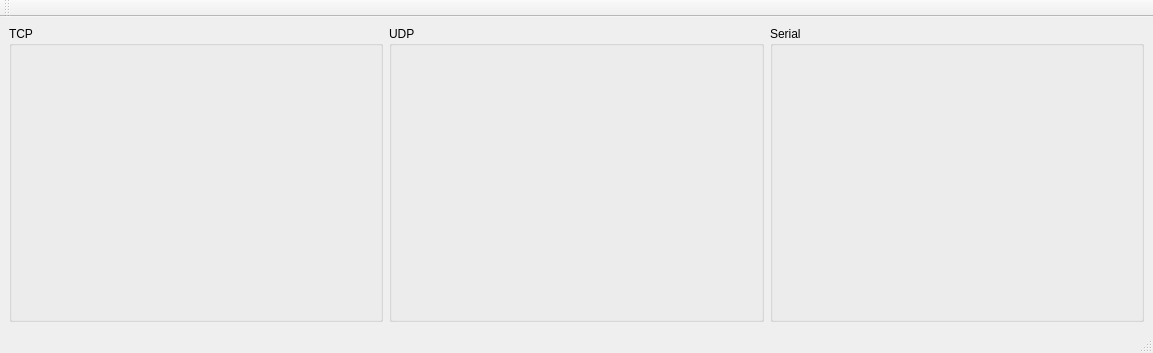
<?xml version="1.0" encoding="UTF-8"?>
<ui version="4.0">
 <class>Sender</class>
 <widget class="QMainWindow" name="Sender">
  <property name="geometry">
   <rect>
    <x>0</x>
    <y>0</y>
    <width>1153</width>
    <height>353</height>
   </rect>
  </property>
  <property name="windowTitle">
   <string>Sender</string>
  </property>
  <widget class="QWidget" name="centralwidget">
   <layout class="QHBoxLayout" name="horizontalLayout_16">
    <item>
     <widget class="QGroupBox" name="groupBox">
      <property name="title">
       <string>TCP</string>
      </property>
      <layout class="QVBoxLayout" name="verticalLayout_2">
       <item>
        <widget class="DataSendWidget" name="tcp_widget" native="true"/>
       </item>
      </layout>
     </widget>
    </item>
    <item>
     <widget class="QGroupBox" name="groupBox_3">
      <property name="title">
       <string>UDP</string>
      </property>
      <layout class="QVBoxLayout" name="verticalLayout_3">
       <item>
        <widget class="DataSendWidget" name="udp_widget" native="true"/>
       </item>
      </layout>
     </widget>
    </item>
    <item>
     <widget class="QGroupBox" name="groupBox_5">
      <property name="title">
       <string>Serial</string>
      </property>
      <layout class="QVBoxLayout" name="verticalLayout_5">
       <item>
        <widget class="DataSendWidget" name="serial_widget" native="true"/>
       </item>
      </layout>
     </widget>
    </item>
   </layout>
  </widget>
  <widget class="QMenuBar" name="menubar">
   <property name="geometry">
    <rect>
     <x>0</x>
     <y>0</y>
     <width>1153</width>
     <height>22</height>
    </rect>
   </property>
  </widget>
  <widget class="QStatusBar" name="statusbar"/>
  <widget class="QToolBar" name="toolBar">
   <property name="windowTitle">
    <string>toolBar</string>
   </property>
   <attribute name="toolBarArea">
    <enum>TopToolBarArea</enum>
   </attribute>
   <attribute name="toolBarBreak">
    <bool>false</bool>
   </attribute>
  </widget>
 </widget>
 <customwidgets>
  <customwidget>
   <class>DataSendWidget</class>
   <extends>QWidget</extends>
   <header>datasendwidget.h</header>
   <container>1</container>
  </customwidget>
 </customwidgets>
 <resources/>
 <connections/>
</ui>
